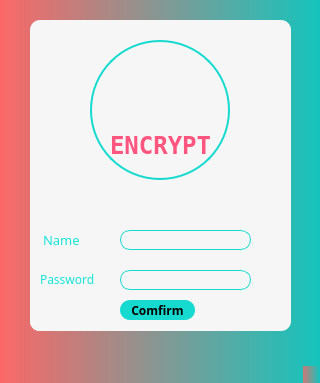
<?xml version="1.0" encoding="UTF-8"?>
<ui version="4.0">
 <class>MainWindow</class>
 <widget class="QMainWindow" name="MainWindow">
  <property name="geometry">
   <rect>
    <x>0</x>
    <y>0</y>
    <width>320</width>
    <height>383</height>
   </rect>
  </property>
  <property name="windowTitle">
   <string>MainWindow</string>
  </property>
  <property name="styleSheet">
   <string notr="true">background-color: qlineargradient(spread:pad, x1:0, y1:0, x2:1, y2:0, stop:0 rgba(251,102,102, 200), stop:1  rgba(20,196,188, 210));</string>
  </property>
  <widget class="QWidget" name="centralwidget">
   <widget class="QFrame" name="frame">
    <property name="geometry">
     <rect>
      <x>30</x>
      <y>20</y>
      <width>261</width>
      <height>311</height>
     </rect>
    </property>
    <property name="styleSheet">
     <string notr="true">background-color: rgb(246, 246, 246);
border-radius:10px;</string>
    </property>
    <property name="frameShape">
     <enum>QFrame::StyledPanel</enum>
    </property>
    <property name="frameShadow">
     <enum>QFrame::Raised</enum>
    </property>
    <widget class="QStackedWidget" name="stackedWidget">
     <property name="geometry">
      <rect>
       <x>0</x>
       <y>170</y>
       <width>251</width>
       <height>141</height>
      </rect>
     </property>
     <property name="currentIndex">
      <number>1</number>
     </property>
     <widget class="QWidget" name="page">
      <widget class="QPushButton" name="pushButton">
       <property name="geometry">
        <rect>
         <x>60</x>
         <y>20</y>
         <width>141</width>
         <height>31</height>
        </rect>
       </property>
       <property name="font">
        <font>
         <family>Castellar</family>
         <pointsize>10</pointsize>
         <weight>75</weight>
         <bold>true</bold>
        </font>
       </property>
       <property name="styleSheet">
        <string notr="true">background-color: rgb(22,218,208);
border-radius:10px;
font-weight:bold;
color: rgb(255, 255, 255);</string>
       </property>
       <property name="text">
        <string>Login</string>
       </property>
      </widget>
      <widget class="QPushButton" name="pushButton_2">
       <property name="geometry">
        <rect>
         <x>60</x>
         <y>82</y>
         <width>141</width>
         <height>31</height>
        </rect>
       </property>
       <property name="font">
        <font>
         <family>Castellar</family>
         <pointsize>10</pointsize>
         <weight>75</weight>
         <bold>true</bold>
        </font>
       </property>
       <property name="styleSheet">
        <string notr="true">background-color: rgb(22,218,208);
border-radius:10px;
font-weight:bold;
font-size:14;
color: rgb(255, 255, 255);</string>
       </property>
       <property name="text">
        <string>Register</string>
       </property>
      </widget>
     </widget>
     <widget class="QWidget" name="page_2">
      <widget class="QLineEdit" name="lineEdit">
       <property name="geometry">
        <rect>
         <x>90</x>
         <y>40</y>
         <width>131</width>
         <height>20</height>
        </rect>
       </property>
       <property name="styleSheet">
        <string notr="true">border: 1px solid rgb(22,218,208);
border-radius:10px;
color: rgb(5, 49, 97);
</string>
       </property>
      </widget>
      <widget class="QLineEdit" name="lineEdit_2">
       <property name="geometry">
        <rect>
         <x>90</x>
         <y>80</y>
         <width>131</width>
         <height>20</height>
        </rect>
       </property>
       <property name="styleSheet">
        <string notr="true">border: 1px solid rgb(22,218,208);
border-radius:10px;
color: rgb(5, 49, 97);
</string>
       </property>
      </widget>
      <widget class="QLabel" name="label_2">
       <property name="geometry">
        <rect>
         <x>13</x>
         <y>40</y>
         <width>61</width>
         <height>20</height>
        </rect>
       </property>
       <property name="font">
        <font>
         <family>Snap ITC</family>
         <pointsize>10</pointsize>
         <weight>50</weight>
         <bold>false</bold>
        </font>
       </property>
       <property name="styleSheet">
        <string notr="true">color: rgb(22, 228, 218);</string>
       </property>
       <property name="text">
        <string>&lt;html&gt;&lt;head/&gt;&lt;body&gt;&lt;p&gt;Name&lt;/p&gt;&lt;/body&gt;&lt;/html&gt;</string>
       </property>
      </widget>
      <widget class="QLabel" name="label_3">
       <property name="geometry">
        <rect>
         <x>10</x>
         <y>80</y>
         <width>71</width>
         <height>20</height>
        </rect>
       </property>
       <property name="font">
        <font>
         <family>Snap ITC</family>
         <pointsize>9</pointsize>
         <weight>50</weight>
         <bold>false</bold>
        </font>
       </property>
       <property name="styleSheet">
        <string notr="true">color: rgb(22, 228, 218);</string>
       </property>
       <property name="text">
        <string>&lt;html&gt;&lt;head/&gt;&lt;body&gt;&lt;p&gt;Password&lt;/p&gt;&lt;/body&gt;&lt;/html&gt;</string>
       </property>
      </widget>
      <widget class="QPushButton" name="pushButton_4">
       <property name="geometry">
        <rect>
         <x>90</x>
         <y>110</y>
         <width>75</width>
         <height>20</height>
        </rect>
       </property>
       <property name="font">
        <font>
         <family>Snap ITC</family>
         <weight>75</weight>
         <bold>true</bold>
        </font>
       </property>
       <property name="styleSheet">
        <string notr="true">background-color: rgb(22, 218, 208);</string>
       </property>
       <property name="text">
        <string>Comfirm</string>
       </property>
      </widget>
     </widget>
     <widget class="QWidget" name="page_3">
      <widget class="QLineEdit" name="lineEdit_3">
       <property name="geometry">
        <rect>
         <x>90</x>
         <y>20</y>
         <width>141</width>
         <height>20</height>
        </rect>
       </property>
       <property name="styleSheet">
        <string notr="true">border: 1px solid rgb(22,218,208);
border-radius:10px;
color: rgb(5, 49, 97);</string>
       </property>
      </widget>
      <widget class="QLineEdit" name="lineEdit_4">
       <property name="geometry">
        <rect>
         <x>90</x>
         <y>50</y>
         <width>141</width>
         <height>20</height>
        </rect>
       </property>
       <property name="styleSheet">
        <string notr="true">border: 1px solid rgb(22,218,208);
color: rgb(5, 49, 97);
border-radius:10px;</string>
       </property>
      </widget>
      <widget class="QLineEdit" name="lineEdit_5">
       <property name="geometry">
        <rect>
         <x>90</x>
         <y>80</y>
         <width>141</width>
         <height>20</height>
        </rect>
       </property>
       <property name="styleSheet">
        <string notr="true">border: 1px solid rgb(22,218,208);
border-radius:10px;
color: rgb(5, 49, 97);</string>
       </property>
      </widget>
      <widget class="QPushButton" name="pushButton_3">
       <property name="geometry">
        <rect>
         <x>90</x>
         <y>110</y>
         <width>75</width>
         <height>20</height>
        </rect>
       </property>
       <property name="font">
        <font>
         <family>Snap ITC</family>
         <weight>75</weight>
         <bold>true</bold>
        </font>
       </property>
       <property name="styleSheet">
        <string notr="true">background-color: rgb(22, 218, 208);</string>
       </property>
       <property name="text">
        <string>Comfirm</string>
       </property>
      </widget>
      <widget class="QLabel" name="label_5">
       <property name="geometry">
        <rect>
         <x>20</x>
         <y>20</y>
         <width>54</width>
         <height>12</height>
        </rect>
       </property>
       <property name="font">
        <font>
         <family>Snap ITC</family>
         <pointsize>10</pointsize>
        </font>
       </property>
       <property name="styleSheet">
        <string notr="true">color: rgb(22, 228, 218);</string>
       </property>
       <property name="text">
        <string>Name</string>
       </property>
      </widget>
      <widget class="QLabel" name="label_6">
       <property name="geometry">
        <rect>
         <x>10</x>
         <y>50</y>
         <width>71</width>
         <height>16</height>
        </rect>
       </property>
       <property name="font">
        <font>
         <family>Snap ITC</family>
         <pointsize>10</pointsize>
        </font>
       </property>
       <property name="styleSheet">
        <string notr="true">color: rgb(22, 228, 218);</string>
       </property>
       <property name="text">
        <string>Password</string>
       </property>
      </widget>
      <widget class="QLabel" name="label_7">
       <property name="geometry">
        <rect>
         <x>20</x>
         <y>90</y>
         <width>54</width>
         <height>12</height>
        </rect>
       </property>
       <property name="font">
        <font>
         <family>Snap ITC</family>
         <pointsize>10</pointsize>
        </font>
       </property>
       <property name="styleSheet">
        <string notr="true">color: rgb(22, 228, 218);</string>
       </property>
       <property name="text">
        <string>Again</string>
       </property>
      </widget>
     </widget>
    </widget>
    <widget class="QGroupBox" name="groupBox">
     <property name="geometry">
      <rect>
       <x>60</x>
       <y>20</y>
       <width>140</width>
       <height>140</height>
      </rect>
     </property>
     <property name="styleSheet">
      <string notr="true">border-radius:70px;
border:2px solid rgb(22,218,208);
background:transparent;
</string>
     </property>
     <property name="title">
      <string/>
     </property>
     <widget class="QLabel" name="label_4">
      <property name="geometry">
       <rect>
        <x>20</x>
        <y>90</y>
        <width>101</width>
        <height>31</height>
       </rect>
      </property>
      <property name="font">
       <font>
        <family>Fixedsys</family>
        <pointsize>22</pointsize>
        <weight>50</weight>
        <italic>false</italic>
        <bold>false</bold>
       </font>
      </property>
      <property name="styleSheet">
       <string notr="true">border:transparent;</string>
      </property>
      <property name="text">
       <string>&lt;html&gt;&lt;head/&gt;&lt;body&gt;&lt;p align=&quot;center&quot;&gt;&lt;span style=&quot; font-size:18pt; font-weight:600; color:#ff557f;&quot;&gt;ENCRYPT&lt;/span&gt;&lt;/p&gt;&lt;/body&gt;&lt;/html&gt;</string>
      </property>
     </widget>
     <widget class="QLabel" name="label">
      <property name="geometry">
       <rect>
        <x>30</x>
        <y>20</y>
        <width>81</width>
        <height>81</height>
       </rect>
      </property>
      <property name="mouseTracking">
       <bool>false</bool>
      </property>
      <property name="styleSheet">
       <string notr="true">border:transparent;
background:transparent;
</string>
      </property>
      <property name="text">
       <string/>
      </property>
      <property name="pixmap">
       <pixmap resource="encrypt.qrc">:/D:/WorkSpace/image_encrypt/icons/OIP.jpg</pixmap>
      </property>
      <property name="scaledContents">
       <bool>true</bool>
      </property>
     </widget>
     <zorder>label</zorder>
     <zorder>label_4</zorder>
    </widget>
   </widget>
  </widget>
  <widget class="QMenuBar" name="menubar">
   <property name="geometry">
    <rect>
     <x>0</x>
     <y>0</y>
     <width>320</width>
     <height>22</height>
    </rect>
   </property>
  </widget>
  <widget class="QStatusBar" name="statusbar"/>
 </widget>
 <resources>
  <include location="encrypt.qrc"/>
 </resources>
 <connections/>
</ui>
